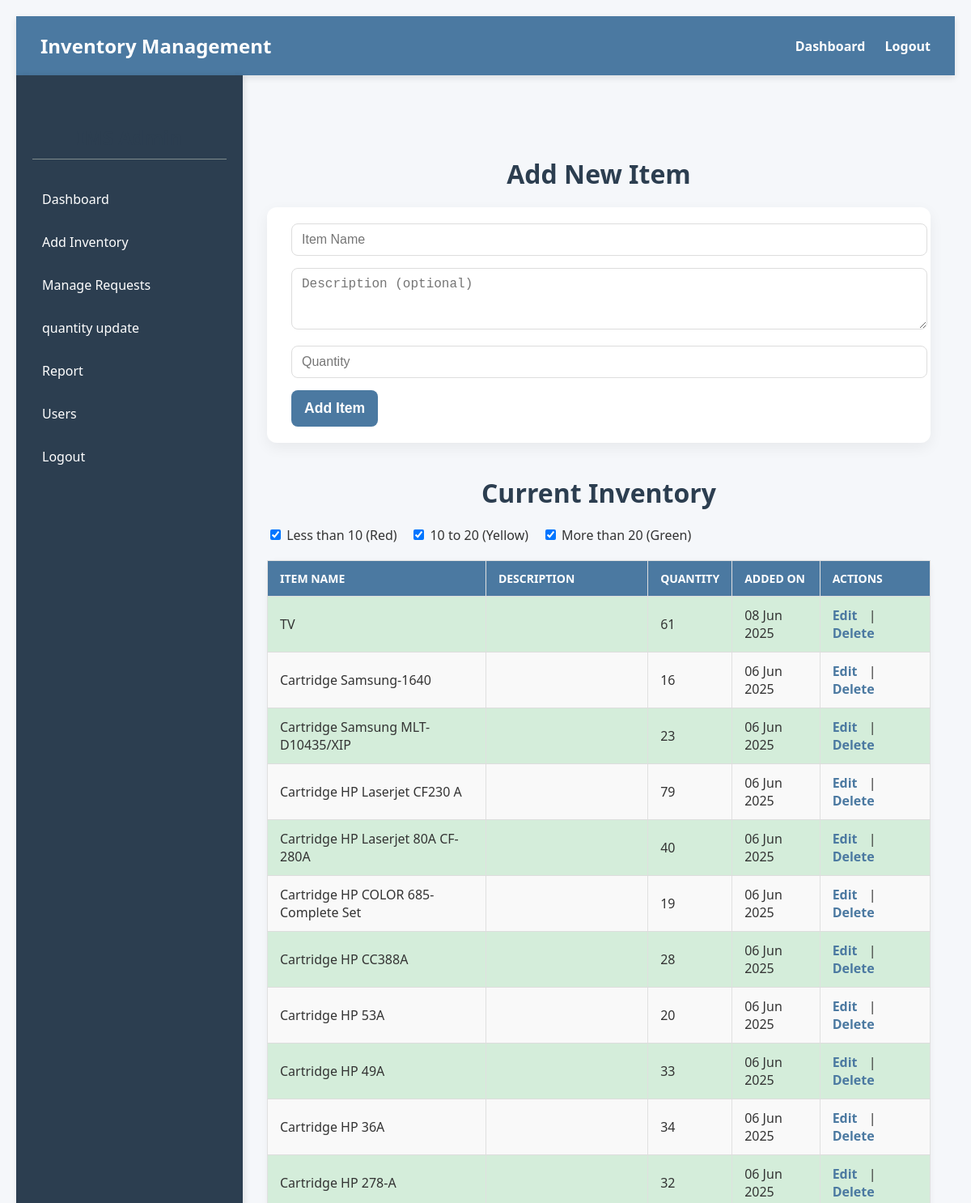
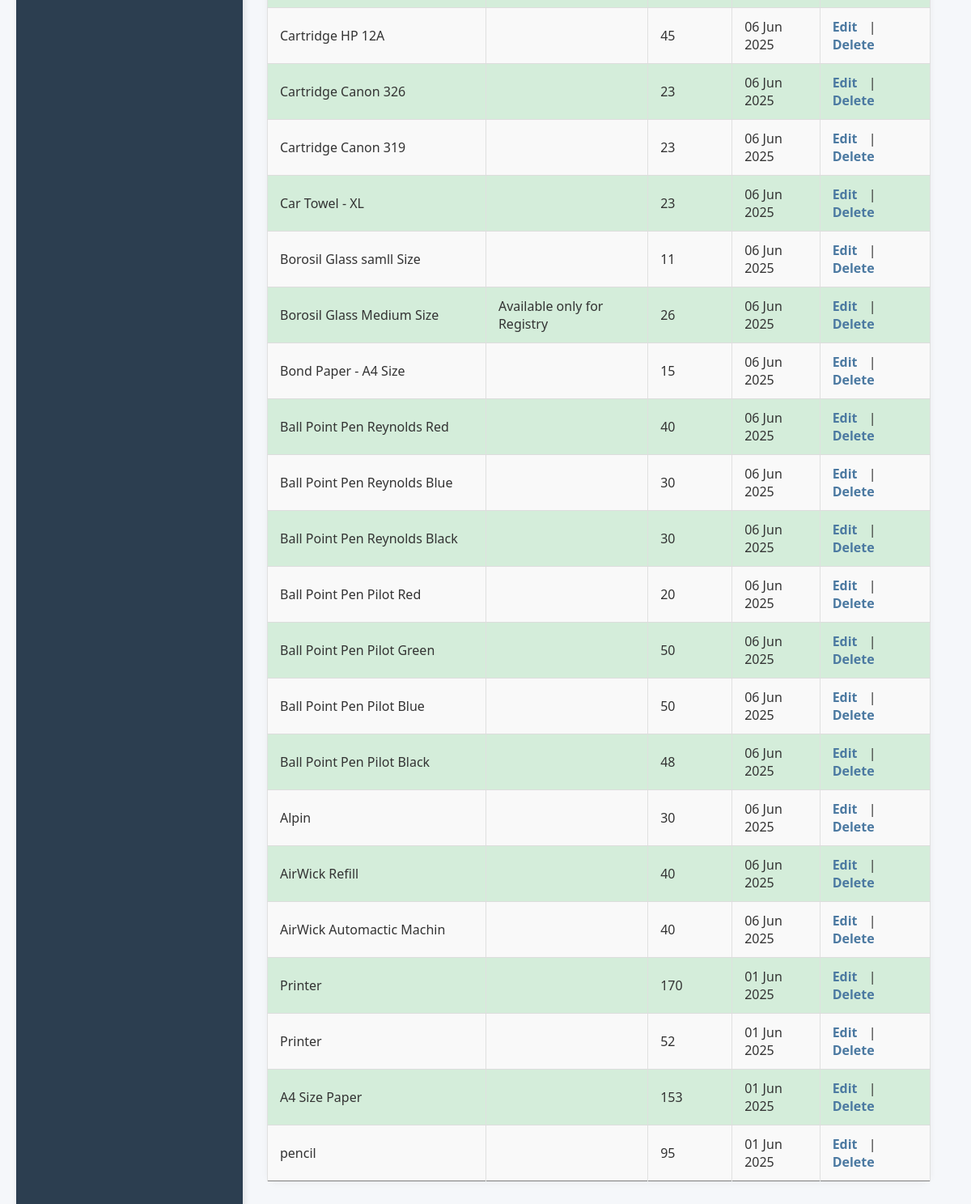
The page /admin/inventory.php (signed in) on the database its author committed (2 pictures, top to bottom).
### tables this page shows
CREATE TABLE `inventory` (
  `id` int(11) NOT NULL,
  `item_name` varchar(255) NOT NULL,
  `description` text DEFAULT NULL,
  `quantity` int(11) NOT NULL DEFAULT 0,
  `created_at` timestamp NOT NULL DEFAULT current_timestamp(),
  `updated_at` timestamp NOT NULL DEFAULT current_timestamp() ON UPDATE current_timestamp(),
  `image_path` varchar(255) DEFAULT NULL
);

### admin/inventory.php (the view, shortened to what this page needs)
<?php
include '../config/db.php';
$result = $conn->query("SELECT * FROM inventory ORDER BY created_at DESC");
?>
<!DOCTYPE html>
<html lang="en">
<head>
<link rel="stylesheet" href="../style.css">
</head>
<body>
<header>
  <h1>Inventory Management</h1>
  <nav>
    <a href="admin.php">Dashboard</a>
    <a href="../auth/logout.php">Logout</a>
  </nav>
</header>
<div style="display: flex; min-height: calc(100vh - 80px);">
  <?php include '../sidebar.php'; ?>
  <main style="flex: 1; padding: 30px;">
    <h2>Add New Item</h2>
    <form method="POST" action="">
      <input type="text" name="item_name" placeholder="Item Name" required />
      <textarea name="description" rows="3" placeholder="Description (optional)"></textarea>
      <input type="number" name="quantity" placeholder="Quantity" min="0" required />
      <button type="submit" name="add_item">Add Item</button>
    </form>
    <h2>Current Inventory</h2>
    <div style="margin-bottom: 20px;">
      <label><input type="checkbox" class="filter-quantity" value="red" checked> Less than 10 (Red)</label> &nbsp;&nbsp;
      <label><input type="checkbox" class="filter-quantity" value="yellow" checked> 10 to 20 (Yellow)</label> &nbsp;&nbsp;
      <label><input type="checkbox" class="filter-quantity" value="green" checked> More than 20 (Green)</label>
    </div>
    <table border="1" cellpadding="10" cellspacing="0" style="border-collapse: collapse; width: 100%;">
      <thead>
        <tr style="background-color: #f2f2f2;">
          <th>Item Name</th>
          <th>Description</th>
          <th>Quantity</th>
          <th>Added On</th>
          <th>Actions</th>
        </tr>
      </thead>
      <tbody>
        <?php if ($result->num_rows > 0): ?>
          <?php while ($item = $result->fetch_assoc()): ?>
            <?php
              $qty = (int)$item['quantity'];
              if ($qty < 10) {
                $rowClass = 'red';
              } elseif ($qty >= 10 && $qty <= 20) {
                $rowClass = 'yellow';
              } else {
                $rowClass = 'green';
              }
            ?>
            <tr class="item-row <?= $rowClass ?>">
              <td><?= htmlspecialchars($item['item_name']) ?></td>
              <td><?= nl2br(htmlspecialchars($item['description'])) ?></td>
              <td><?= $qty ?></td>
              <td><?= date('d M Y', strtotime($item['created_at'])) ?></td>
              <td class="action-buttons">
                <a href="edit_item.php?id=<?= $item['id'] ?>">Edit</a> |
                <a href="delete_item.php?id=<?= $item['id'] ?>" onclick="return confirm('Are you sure you want to delete this item?')">Delete</a>
              </td>
            </tr>
          <?php endwhile; ?>
        <?php else: ?>
          <tr><td colspan="5" style="text-align:center; color:#999;">No items found</td></tr>
        <?php endif; ?>
      </tbody>
    </table>
  </main>
</div>
</body>
</html>

### style.css (style rules this page uses)
body { font-family: 'Segoe UI', Tahoma, Geneva, Verdana, sans-serif; padding: 20px; margin: 0; background-color: #f5f7fa; color: #333; }
h2 { text-align: center; margin: 30px 0 20px; font-size: 2rem; color: #2c3e50; }
header { background: #4b79a1; color: #fff; padding: 20px 30px; display: flex; justify-content: space-between; align-items: center; box-shadow: 0 3px 8px rgba(0,0,0,0.1); }
header h1 { margin: 0; font-weight: 700; font-size: 1.5rem; }
header nav a { color: #fff; text-decoration: none; font-weight: 600; margin-left: 20px; transition: color 0.3s ease; }
table { width: 100%; border-collapse: collapse; background: white; margin-top: 20px; box-shadow: 0 2px 8px rgba(0,0,0,0.05); }
th, td { padding: 12px 15px; border: 1px solid #e0e0e0; text-align: center; }
th { background: #343a40; color: white; font-size: 14px; text-transform: uppercase; }
tr:nth-child(even) { background: #f9f9f9; }

### admin/inventory.php (style rules this page uses)
main { max-width: 960px; margin: 40px auto; padding: 0 20px 40px; }
h2 { color: #283e51; margin-bottom: 20px; }
form { background: white; padding: 20px 30px; border-radius: 12px; box-shadow: 0 6px 18px rgba(0,0,0,0.06); margin-bottom: 40px; }
form input, form textarea { width: 100%; padding: 10px 12px; margin-bottom: 15px; border: 1.8px solid #ddd; border-radius: 8px; font-size: 1rem; transition: border-color 0.3s ease; }
form button { background: #4b79a1; color: white; padding: 12px 16px; border: none; border-radius: 8px; font-weight: 600; cursor: pointer; font-size: 1.1rem; transition: background 0.3s ease; }
table { width: 100%; border-collapse: collapse; background: white; border-radius: 12px; box-shadow: 0 6px 18px rgba(0,0,0,0.06); }
table th, table td { padding: 12px 15px; border-bottom: 1px solid #ddd; text-align: left; }
table th { background: #4b79a1; color: white; font-weight: 600; }
table tr:last-child td { border-bottom: none; }
.action-buttons a { margin-right: 10px; text-decoration: none; color: #4b79a1; font-weight: 600; }
.yellow { background-color: #fff3cd; }
.green { background-color: #d4edda; }

### rows shown on the page
inventory: item_name "TV", quantity "61", created_at "08 Jun 2025"
inventory: item_name "Cartridge Samsung-1640", quantity "16", created_at "06 Jun 2025"
inventory: item_name "Cartridge Samsung MLT-D10435/XIP", quantity "23", created_at "06 Jun 2025"
inventory: item_name "Cartridge HP Laserjet CF230 A", quantity "79", created_at "06 Jun 2025"
inventory: item_name "Cartridge HP Laserjet 80A CF-280A", quantity "40", created_at "06 Jun 2025"
inventory: item_name "Cartridge HP COLOR 685-Complete Set", quantity "19", created_at "06 Jun 2025"
inventory: item_name "Cartridge HP CC388A", quantity "28", created_at "06 Jun 2025"
inventory: item_name "Cartridge HP 53A", quantity "20", created_at "06 Jun 2025"
inventory: item_name "Cartridge HP 49A", quantity "33", created_at "06 Jun 2025"
inventory: item_name "Cartridge HP 36A", quantity "34", created_at "06 Jun 2025"
inventory: item_name "Cartridge HP 278-A", quantity "32", created_at "06 Jun 2025"
inventory: item_name "Cartridge HP 12A", quantity "45", created_at "06 Jun 2025"
inventory: item_name "Cartridge Canon 326", quantity "23", created_at "06 Jun 2025"
inventory: item_name "Cartridge Canon 319", quantity "23", created_at "06 Jun 2025"
inventory: item_name "Car Towel - XL", quantity "23", created_at "06 Jun 2025"
inventory: item_name "Borosil Glass samll Size", quantity "11", created_at "06 Jun 2025"
inventory: item_name "Borosil Glass Medium Size", description "Available only for Registry", quantity "26", created_at "06 Jun 2025"
inventory: item_name "Bond Paper - A4 Size", quantity "15", created_at "06 Jun 2025"
inventory: item_name "Ball Point Pen Reynolds Red", quantity "40", created_at "06 Jun 2025"
inventory: item_name "Ball Point Pen Reynolds Blue", quantity "30", created_at "06 Jun 2025"
inventory: item_name "Ball Point Pen Reynolds Black", quantity "30", created_at "06 Jun 2025"
inventory: item_name "Ball Point Pen Pilot Red", quantity "20", created_at "06 Jun 2025"
inventory: item_name "Ball Point Pen Pilot Green", quantity "50", created_at "06 Jun 2025"
inventory: item_name "Ball Point Pen Pilot Blue", quantity "50", created_at "06 Jun 2025"
inventory: item_name "Ball Point Pen Pilot Black", quantity "48", created_at "06 Jun 2025"
inventory: item_name "Alpin", quantity "30", created_at "06 Jun 2025"
inventory: item_name "AirWick Refill", quantity "40", created_at "06 Jun 2025"
inventory: item_name "AirWick Automactic Machin", quantity "40", created_at "06 Jun 2025"
inventory: item_name "Printer", quantity "170", created_at "01 Jun 2025"
inventory: item_name "Printer", quantity "52", created_at "01 Jun 2025"
inventory: item_name "A4 Size Paper", quantity "153", created_at "01 Jun 2025"
inventory: item_name "pencil", quantity "95", created_at "01 Jun 2025"
